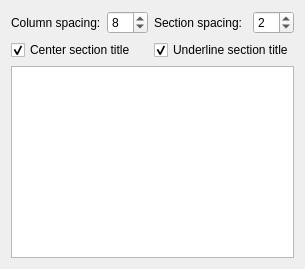
     <widget class="QWidget" name="fileTab">
      <attribute name="icon">
       <iconset theme="text-x-generic">
        <normaloff/>
       </iconset>
      </attribute>
      <attribute name="title">
       <string>Export to text file</string>
      </attribute>
      <layout class="QGridLayout" name="gridLayout_4">
       <item row="1" column="0">
        <widget class="QTextEdit" name="textEdit">
         <property name="lineWrapMode">
          <enum>QTextEdit::NoWrap</enum>
         </property>
         <property name="textInteractionFlags">
          <set>Qt::TextSelectableByKeyboard|Qt::TextSelectableByMouse</set>
         </property>
        </widget>
       </item>
       <item row="0" column="0">
        <layout class="QGridLayout" name="gridLayout_2">
         <item row="0" column="0">
          <widget class="QLabel" name="label_7">
           <property name="text">
            <string>Column spacing:</string>
           </property>
          </widget>
         </item>
         <item row="0" column="1">
          <widget class="QSpinBox" name="txtSpacingSpin">
           <property name="sizePolicy">
            <sizepolicy hsizetype="Maximum" vsizetype="Fixed">
             <horstretch>0</horstretch>
             <verstretch>0</verstretch>
            </sizepolicy>
           </property>
           <property name="minimum">
            <number>2</number>
           </property>
           <property name="maximum">
            <number>32</number>
           </property>
           <property name="value">
            <number>8</number>
           </property>
          </widget>
         </item>
         <item row="0" column="2">
          <widget class="QLabel" name="label_8">
           <property name="text">
            <string>Section spacing:</string>
           </property>
          </widget>
         </item>
         <item row="0" column="3">
          <widget class="QSpinBox" name="txtSectionSpacingSpin">
           <property name="sizePolicy">
            <sizepolicy hsizetype="Maximum" vsizetype="Fixed">
             <horstretch>0</horstretch>
             <verstretch>0</verstretch>
            </sizepolicy>
           </property>
           <property name="minimum">
            <number>1</number>
           </property>
           <property name="maximum">
            <number>10</number>
           </property>
           <property name="value">
            <number>2</number>
           </property>
          </widget>
         </item>
         <item row="1" column="0" colspan="2">
          <widget class="QCheckBox" name="txtCenterChk">
           <property name="text">
            <string>Center section title</string>
           </property>
           <property name="checked">
            <bool>true</bool>
           </property>
          </widget>
         </item>
         <item row="1" column="2" colspan="2">
          <widget class="QCheckBox" name="txtHighlighChk">
           <property name="text">
            <string>Underline section title</string>
           </property>
           <property name="checked">
            <bool>true</bool>
           </property>
          </widget>
         </item>
        </layout>
       </item>
      </layout>
     </widget>
